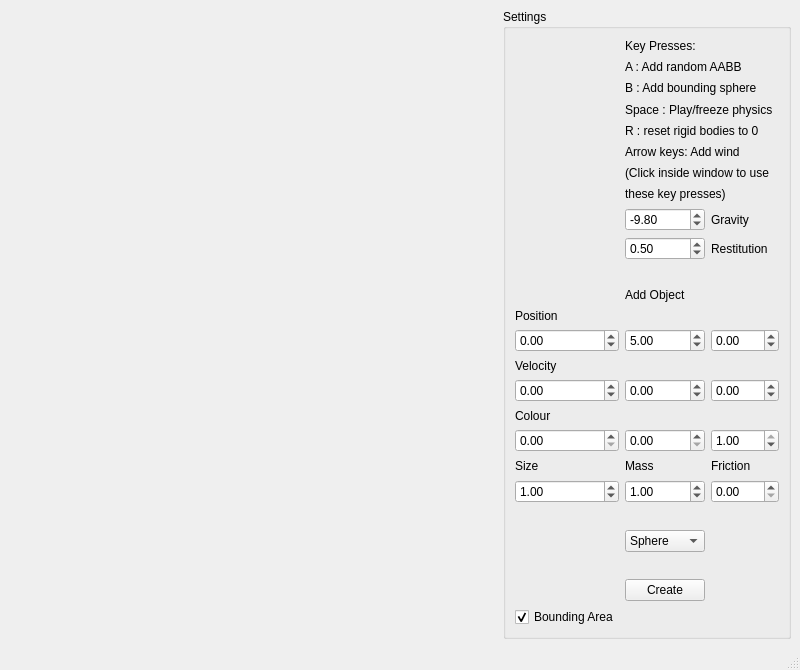
<?xml version="1.0" encoding="UTF-8"?>
<ui version="4.0">
 <class>MainWindow</class>
 <widget class="QMainWindow" name="MainWindow">
  <property name="geometry">
   <rect>
    <x>0</x>
    <y>0</y>
    <width>800</width>
    <height>670</height>
   </rect>
  </property>
  <property name="windowTitle">
   <string>MainWindow</string>
  </property>
  <widget class="QWidget" name="centralwidget">
   <layout class="QGridLayout" name="m_mainWindowGridLayout">
    <item row="0" column="1">
     <widget class="QGroupBox" name="groupBox">
      <property name="title">
       <string>Settings</string>
      </property>
      <layout class="QGridLayout" name="gridLayout">
       <item row="13" column="1">
        <widget class="QDoubleSpinBox" name="m_yPos">
         <property name="minimum">
          <double>-100.000000000000000</double>
         </property>
         <property name="maximum">
          <double>100.000000000000000</double>
         </property>
         <property name="value">
          <double>5.000000000000000</double>
         </property>
        </widget>
       </item>
       <item row="7" column="1" colspan="2">
        <widget class="QLabel" name="label_11">
         <property name="text">
          <string>these key presses)</string>
         </property>
        </widget>
       </item>
       <item row="3" column="1" colspan="2">
        <widget class="QLabel" name="label_8">
         <property name="text">
          <string>Space : Play/freeze physics</string>
         </property>
        </widget>
       </item>
       <item row="12" column="0">
        <widget class="QLabel" name="label_4">
         <property name="text">
          <string>Position</string>
         </property>
        </widget>
       </item>
       <item row="0" column="1">
        <widget class="QLabel" name="label_3">
         <property name="text">
          <string>Key Presses: </string>
         </property>
        </widget>
       </item>
       <item row="9" column="2">
        <widget class="QLabel" name="label_2">
         <property name="text">
          <string>Restitution</string>
         </property>
        </widget>
       </item>
       <item row="19" column="0">
        <widget class="QDoubleSpinBox" name="m_size">
         <property name="minimum">
          <double>0.100000000000000</double>
         </property>
         <property name="value">
          <double>1.000000000000000</double>
         </property>
        </widget>
       </item>
       <item row="13" column="0">
        <widget class="QDoubleSpinBox" name="m_xPos">
         <property name="minimum">
          <double>-100.000000000000000</double>
         </property>
         <property name="maximum">
          <double>100.000000000000000</double>
         </property>
        </widget>
       </item>
       <item row="1" column="1" colspan="2">
        <widget class="QLabel" name="label_5">
         <property name="text">
          <string>A : Add random AABB</string>
         </property>
        </widget>
       </item>
       <item row="13" column="2">
        <widget class="QDoubleSpinBox" name="m_zPos">
         <property name="minimum">
          <double>-100.000000000000000</double>
         </property>
         <property name="maximum">
          <double>100.000000000000000</double>
         </property>
        </widget>
       </item>
       <item row="15" column="2">
        <widget class="QDoubleSpinBox" name="m_zVel">
         <property name="minimum">
          <double>-99.000000000000000</double>
         </property>
        </widget>
       </item>
       <item row="17" column="2">
        <widget class="QDoubleSpinBox" name="m_bCol">
         <property name="maximum">
          <double>1.000000000000000</double>
         </property>
         <property name="singleStep">
          <double>0.100000000000000</double>
         </property>
         <property name="value">
          <double>1.000000000000000</double>
         </property>
        </widget>
       </item>
       <item row="8" column="1">
        <widget class="QDoubleSpinBox" name="m_gravity">
         <property name="minimum">
          <double>-100.000000000000000</double>
         </property>
         <property name="maximum">
          <double>100.000000000000000</double>
         </property>
         <property name="singleStep">
          <double>0.200000000000000</double>
         </property>
         <property name="value">
          <double>-9.800000000000001</double>
         </property>
        </widget>
       </item>
       <item row="17" column="0">
        <widget class="QDoubleSpinBox" name="m_rCol">
         <property name="maximum">
          <double>1.000000000000000</double>
         </property>
         <property name="singleStep">
          <double>0.100000000000000</double>
         </property>
        </widget>
       </item>
       <item row="2" column="1" colspan="2">
        <widget class="QLabel" name="label_7">
         <property name="text">
          <string>B : Add bounding sphere</string>
         </property>
        </widget>
       </item>
       <item row="9" column="1">
        <widget class="QDoubleSpinBox" name="m_restitution">
         <property name="maximum">
          <double>1.000000000000000</double>
         </property>
         <property name="value">
          <double>0.500000000000000</double>
         </property>
        </widget>
       </item>
       <item row="18" column="0">
        <widget class="QLabel" name="label_14">
         <property name="text">
          <string>Size</string>
         </property>
        </widget>
       </item>
       <item row="4" column="1" colspan="2">
        <widget class="QLabel" name="label_6">
         <property name="text">
          <string>R : reset rigid bodies to 0</string>
         </property>
        </widget>
       </item>
       <item row="15" column="1">
        <widget class="QDoubleSpinBox" name="m_yVel">
         <property name="minimum">
          <double>-99.000000000000000</double>
         </property>
        </widget>
       </item>
       <item row="10" column="1">
        <widget class="QLabel" name="label_16">
         <property name="text">
          <string/>
         </property>
        </widget>
       </item>
       <item row="6" column="1" colspan="2">
        <widget class="QLabel" name="label_10">
         <property name="text">
          <string>(Click inside window to use </string>
         </property>
        </widget>
       </item>
       <item row="22" column="1">
        <widget class="QLabel" name="label_19">
         <property name="text">
          <string/>
         </property>
        </widget>
       </item>
       <item row="16" column="0">
        <widget class="QLabel" name="label_13">
         <property name="text">
          <string>Colour</string>
         </property>
        </widget>
       </item>
       <item row="19" column="2">
        <widget class="QDoubleSpinBox" name="m_friction">
         <property name="maximum">
          <double>1.000000000000000</double>
         </property>
         <property name="singleStep">
          <double>0.100000000000000</double>
         </property>
        </widget>
       </item>
       <item row="25" column="1">
        <widget class="QLabel" name="label_20">
         <property name="text">
          <string/>
         </property>
        </widget>
       </item>
       <item row="21" column="1">
        <widget class="QComboBox" name="m_collider">
         <item>
          <property name="text">
           <string>Sphere</string>
          </property>
         </item>
         <item>
          <property name="text">
           <string>AABB</string>
          </property>
         </item>
        </widget>
       </item>
       <item row="20" column="1">
        <widget class="QLabel" name="label_18">
         <property name="text">
          <string/>
         </property>
        </widget>
       </item>
       <item row="23" column="1">
        <widget class="QPushButton" name="m_newRigidBody">
         <property name="text">
          <string>Create</string>
         </property>
        </widget>
       </item>
       <item row="11" column="1">
        <widget class="QLabel" name="label_17">
         <property name="text">
          <string>Add Object</string>
         </property>
        </widget>
       </item>
       <item row="17" column="1">
        <widget class="QDoubleSpinBox" name="m_gCol">
         <property name="maximum">
          <double>1.000000000000000</double>
         </property>
         <property name="singleStep">
          <double>0.100000000000000</double>
         </property>
        </widget>
       </item>
       <item row="14" column="0">
        <widget class="QLabel" name="label_12">
         <property name="text">
          <string>Velocity</string>
         </property>
        </widget>
       </item>
       <item row="18" column="1">
        <widget class="QLabel" name="label_15">
         <property name="text">
          <string>Mass</string>
         </property>
        </widget>
       </item>
       <item row="15" column="0">
        <widget class="QDoubleSpinBox" name="m_xVel">
         <property name="minimum">
          <double>-99.000000000000000</double>
         </property>
        </widget>
       </item>
       <item row="8" column="2">
        <widget class="QLabel" name="label">
         <property name="text">
          <string>Gravity</string>
         </property>
        </widget>
       </item>
       <item row="19" column="1">
        <widget class="QDoubleSpinBox" name="m_mass">
         <property name="minimum">
          <double>0.100000000000000</double>
         </property>
         <property name="value">
          <double>1.000000000000000</double>
         </property>
        </widget>
       </item>
       <item row="5" column="1" colspan="2">
        <widget class="QLabel" name="label_9">
         <property name="text">
          <string>Arrow keys: Add wind</string>
         </property>
        </widget>
       </item>
       <item row="18" column="2">
        <widget class="QLabel" name="label_21">
         <property name="text">
          <string>Friction</string>
         </property>
        </widget>
       </item>
       <item row="25" column="0">
        <widget class="QCheckBox" name="m_bounds">
         <property name="text">
          <string>Bounding Area</string>
         </property>
         <property name="checked">
          <bool>true</bool>
         </property>
         <property name="tristate">
          <bool>false</bool>
         </property>
        </widget>
       </item>
      </layout>
     </widget>
    </item>
    <item row="0" column="0">
     <spacer name="horizontalSpacer">
      <property name="orientation">
       <enum>Qt::Horizontal</enum>
      </property>
      <property name="sizeHint" stdset="0">
       <size>
        <width>40</width>
        <height>20</height>
       </size>
      </property>
     </spacer>
    </item>
   </layout>
  </widget>
  <widget class="QMenuBar" name="menubar">
   <property name="geometry">
    <rect>
     <x>0</x>
     <y>0</y>
     <width>800</width>
     <height>19</height>
    </rect>
   </property>
  </widget>
  <widget class="QStatusBar" name="statusbar"/>
 </widget>
 <resources/>
 <connections/>
</ui>
